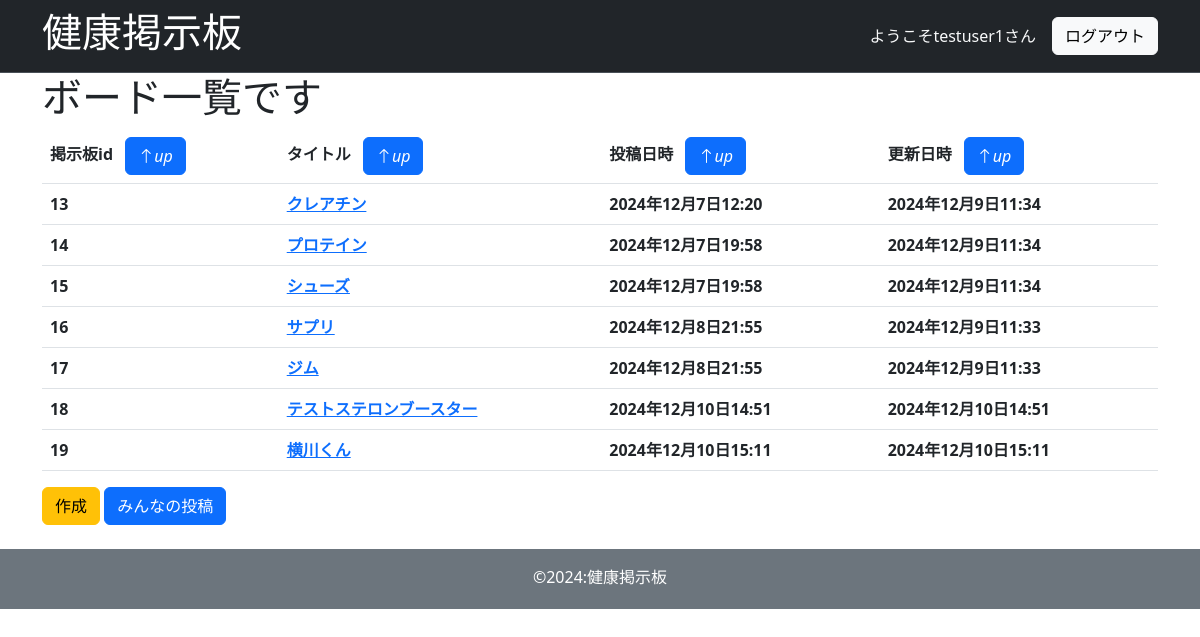
Screenshot of /myboards/ (signed in) with the database file from the repository.
### board/models.py (models this page shows, shortened)
class BoardModel(models.Model):
    title = models.CharField(max_length=200)
    content = models.TextField()
    image = models.ImageField(upload_to='media/',null=True,blank=True)
    user = models.ForeignKey(User,on_delete=models.CASCADE,related_name='boards',null=True)
    created_at = models.DateTimeField(auto_now_add=True)
    updated_at = models.DateTimeField(auto_now=True)

### board/views.py (the view)
# urls.py: path("myboards/",views.myboard,name="my-board"),
def myboard(request):
    template_name = 'board/myboard.html'
    user = request.user
    boards = user.boards.all()
    return render(request,template_name,{'boards':boards})

### templates/board/myboard.html (shortened to what this page needs)
{% extends "base/base.html" %}
{% block content %}
<section>
<h1>ボード一覧です</h1>
  <table class="table">
      <thead>
        <tr>
          <th scope="col">掲示板id
            <a href="{% url 'my-sort' %}?sort=id&direction={{ next_direction|default:'asc' }}">
              {% include 'sort/direction.html' with sort_field='id' field=sort_by direction=direction %}
          </th>
          <th scope="col">タイトル
            <a href="{% url 'my-sort' %}?sort=title&direction={{ next_direction|default:'asc' }}">
              {% include 'sort/direction.html' with sort_field='title' field=sort_by direction=direction %}
          </th>
          <th scope="col">投稿日時
            <a href="{% url 'my-sort' %}?sort=created_at&direction={{ next_direction|default:'asc' }}">
              {% include 'sort/direction.html' with sort_field='created_at' field=sort_by direction=direction %}
          </th>
          <th scope="col">更新日時
            <a href="{% url 'my-sort' %}?sort=updated_at&direction={{ next_direction|default:'asc' }}">
              {% include 'sort/direction.html' with sort_field='updated_at' field=sort_by direction=direction %}
          </th>
        </tr>
      </thead>
      <tbody>
          {% for board in boards %}
              <tr>
              <th scope="col">{{board.id}}
              </th>
              <th scope="col"><a href="{% url 'detail-board' board.pk %}">{{board.title}}</a></th>
              <th scope="col">{{board.created_at}}</th>
              <th scope="col">{{board.updated_at}}</th>
              </tr>
          {% endfor %}
          </tbody>
          </table>
           <a href={% url "new-board" %} class="btn btn-warning">作成</a>
           <a href="{% url "board-list" %}" class="btn btn-primary">みんなの投稿</a>
</section>
{% endblock %}

### templates/base/base.html (shortened to what this page needs)
<!DOCTYPE html>
<html lang="ja">
<head>
    {% load static %}
    <link rel="stylesheet" href="{% static 'css/style.css' %}">
    <link href="https://cdn.jsdelivr.net/npm/bootstrap@5.3.0/dist/css/bootstrap.min.css" rel="stylesheet">
    <link rel="stylesheet" href="https://cdn.jsdelivr.net/npm/bootstrap-icons@1.11.3/font/bootstrap-icons.min.css">
</head>
<body>
    <header>
        <nav class="navbar bg-dark border-bottom border-bottom-dark" data-bs-theme="dark">
            <div class="container">
                <div class="d-flex align-items-center w-100">
                    <h1 class="me-auto">
                        <a href="{% url 'board-list' %}" class="text-white text-decoration-none">健康掲示板</a>
                    </h1>
                    {% if user.is_authenticated %}
                        <div class="d-flex align-items-center ms-auto">
                            <p class="text-light mb-0 me-3">ようこそ{{ user.username }}さん</p>
                            <form action="{% url 'logout' %}" method="post" style="display: inline;">
                                <button type="submit" class="btn btn-light">ログアウト</button>
                            </form>
                        </div>
                    {% else %}
                    <div class="d-flex ms-auto">
                        <a href="{% url 'signup' %}" class="btn btn-light me-2">サインアップ</a>
                        <a href="{% url 'login' %}" class="btn btn-light">ログイン</a>
                    </div>
                    {% endif %}
                </div>
            </div>
        </nav>
    </header>
    <main>
        <div class="container">
        <div class="mb-4">
    {% block content %}{% endblock %}
        </div></div>
    </main>
    <footer class="bg-secondary">
            <div class="container">
                <div class="pt-3 pb-1 text-white">
                    <p class="text-center">&copy;2024:健康掲示板</p>
                </div>
            </div>
    </footer>
</body>
</html>

### rows the page displays
BoardModel: id "13", title "クレアチン", created_at "2024年12月7日12:20", updated_at "2024年12月9日11:34"
BoardModel: id "14", title "プロテイン", created_at "2024年12月7日19:58", updated_at "2024年12月9日11:34"
BoardModel: id "15", title "シューズ", created_at "2024年12月7日19:58", updated_at "2024年12月9日11:34"
BoardModel: id "16", title "サプリ", created_at "2024年12月8日21:55", updated_at "2024年12月9日11:33"
BoardModel: id "17", title "ジム", created_at "2024年12月8日21:55", updated_at "2024年12月9日11:33"
BoardModel: id "18", title "テストステロンブースター", created_at "2024年12月10日14:51", updated_at "2024年12月10日14:51"
BoardModel: id "19", title "横川くん", created_at "2024年12月10日15:11", updated_at "2024年12月10日15:11"

### other values shown
{{ user.username }} "testuser1"
